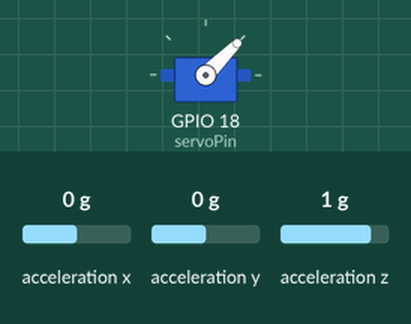
Recording of a program running on a simulated Raspberry Pi (BCM pin numbers). On the bench: servo. The inputs (shaded band) are chosen by the test bench; at power-on: acceleration y 0 g, acceleration z 1 g, acceleration x 0 g. Servo angles are drawn from the pulse width (0.5 ms = 0°, 2.5 ms = 180°); what the program prints to the terminal is not drawn.

Above: at 1.2 s.
1.3 s: acceleration y set to -1.4 g
At 2.2 s:
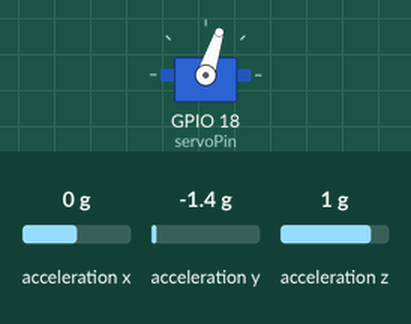
2.8 s: acceleration z set to -1.4 g
At 3.4 s:
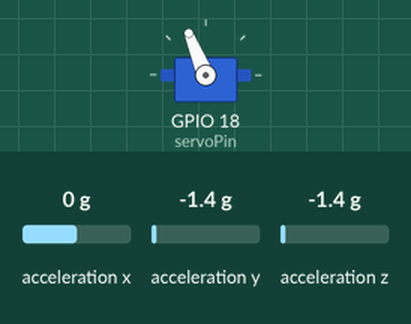
4.3 s: acceleration y set to -0.8 g
At 5.5 s:
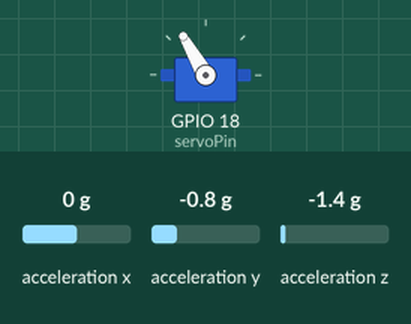
5.8 s: acceleration z set to 0 g
At 6.8 s:
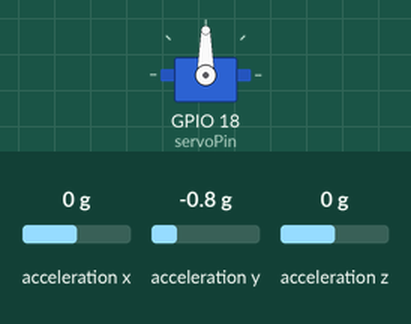
7.3 s: acceleration y set to 0 g
At 8.0 s:
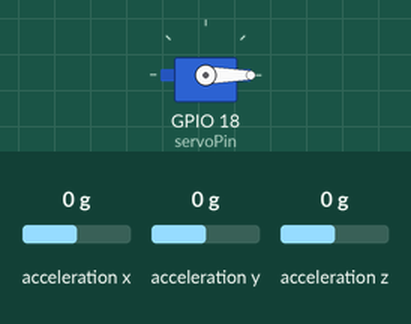
Timing chart, 0 to 9.8 s (numbered marks = the images above; inputs shaded):
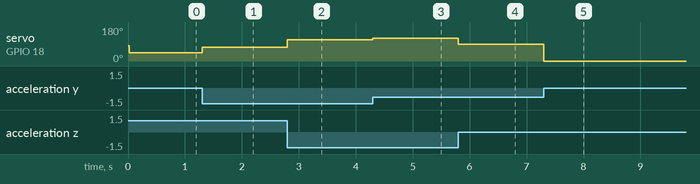

The program:

11_mpu6050_servoMotor.py
```python
import RPi.GPIO as GPIO
import time
from math import atan2, degrees
import board
import busio
import adafruit_mpu6050

i2c = busio.I2C(board.SCL, board.SDA)
sensor = adafruit_mpu6050.MPU6050(i2c)

servoPin = 18

GPIO.setmode(GPIO.BCM)
GPIO.setwarnings(False)
GPIO.setup(servoPin, GPIO.OUT)

pwm = GPIO.PWM(servoPin, 50)
pwm.start(7)

def vector_2_degrees(x, y):
    angle = degrees(atan2(y, x))
    if angle < 0:
        angle += 360
    return angle

def get_inclination(_sensor):
    x, y, z = _sensor.acceleration
    return vector_2_degrees(x, z), vector_2_degrees(y, z)

def map(x,angle_min,angle_max,servo_min,servo_max):
    return (x-angle_min)*(servo_max-servo_min)/(angle_max-angle_min)+servo_min

try:
    while True:
        angle_xz, angle_yz = get_inclination(sensor)
        position = map(angle_yz,0, 360, 2.5, 12.5)
        pwm.ChangeDutyCycle(position)
        print(position)

except KeyboardInterrupt:
    pwm.stop()
    GPIO.cleanup()
    
```

Measured:
- after the input at 1.3 s, servo on GPIO 18 (servoPin): 45° → 72° at once
- after the input at 2.8 s, servo on GPIO 18 (servoPin): 72° → 112° at once
- after the input at 4.3 s, servo on GPIO 18 (servoPin): 112° → 120° at once
- after the input at 5.8 s, servo on GPIO 18 (servoPin): 120° → 90° at once
- after the input at 7.3 s, servo on GPIO 18 (servoPin): 90° → 0° at once
